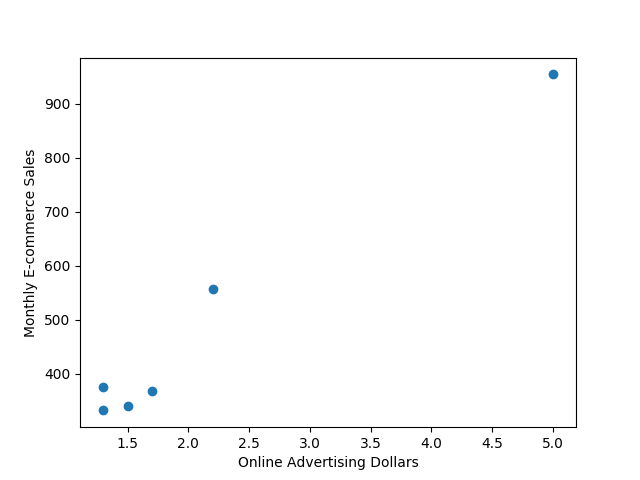

Source code (Python):
#散点图

import numpy as np
import matplotlib.pyplot as plt
#X大写表示这个变量是向量或者是矩阵的形式
X_train = np.array([1.7, 1.5, 1.3, 5, 1.3, 2.2])
#y小写表示这个矩阵是标量
y_train = np.array([368, 340, 376, 954, 332, 556])
#画散点图
plt.scatter(X_train, y_train, label="Train Simples")
#x轴解释
plt.xlabel("Online Advertising Dollars")
#y轴解释
plt.ylabel("Monthly E-commerce Sales")
#显示散点图
plt.show()
